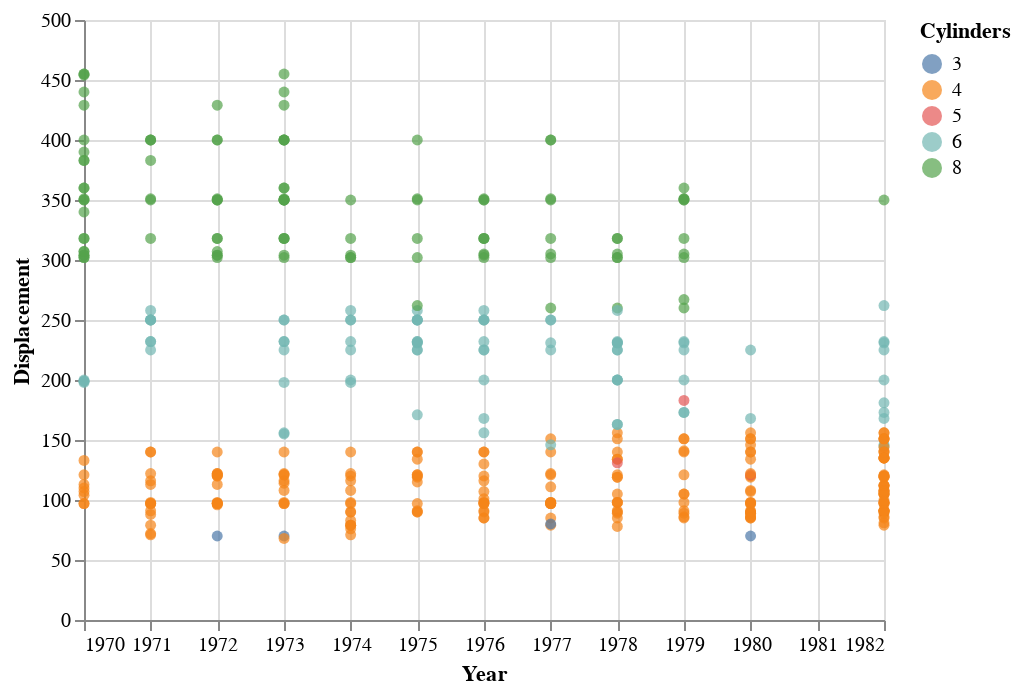

Here is the notebook cell this chart was saved with:
### Markdown cell above
### 3.3. mark_circle() - scatter plot with circles

### Code cell
df_circle = data.cars()
print(df_circle.head())
alt.Chart(df_circle).mark_circle().encode(x="Year:T", y="Displacement:Q", color="Cylinders:N")

### Figure 1 — Vega-Lite specification as saved in the notebook (floating-point values rounded to 4 significant figures; data arrays with more than 128 entries replaced by an {"elided": "..."} marker saying what was removed)
{"config": {"view": {"continuousWidth": 400, "continuousHeight": 300}}, "data": {"name": "data-f02450ab61490a1363517a0190416235"}, "mark": "circle", "encoding": {"color": {"type": "nominal", "field": "Cylinders"}, "x": {"type": "temporal", "field": "Year"}, "y": {"type": "quantitative", "field": "Displacement"}}, "$schema": "https://vega.github.io/schema/vega-lite/v4.8.1.json", "datasets": {"data-f02450ab61490a1363517a0190416235": {"elided": "406 records"}}}
